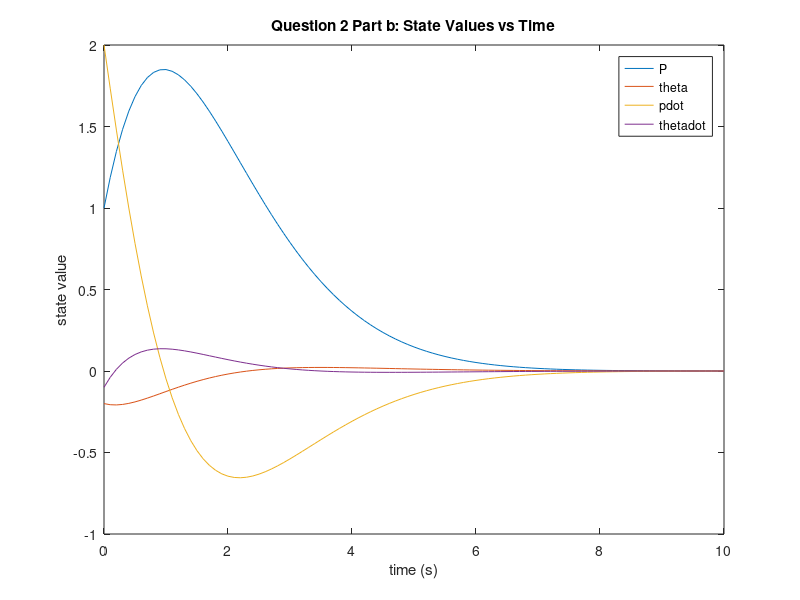
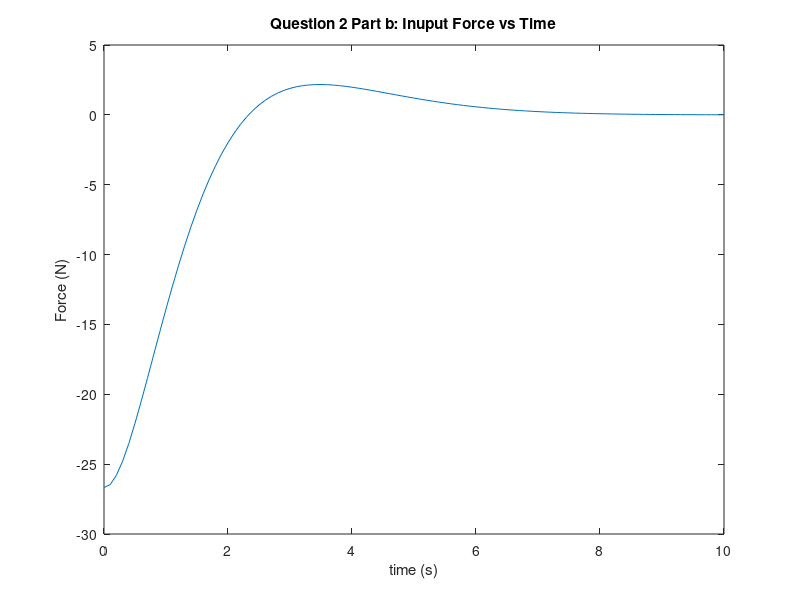

Write the MATLAB code that produced these figures, in order.
clc;
clear all;

clear;

A = [0, 0, 1, 0;
    0, 0, 0, 1;
    0, -1, -0.1, 0.1;
    0, 11, 0.1, -0.11];

B = [0, 0;
    0, 0;
    0.1, 0;
    -0.1, 0];

%%
disp('_________part a___________')
B = B(:,1)

%lets measure cart position P
C = eye(4);

D = 0;
D = [0; 0; 0; 0];

sys = ss(A,B,C,D);

%desired poles
des_poles = [-1, -2, -1+0.5i, -1-0.5i]

%get the K which places the polse of A-BK to be the desired poles
K = place(A,B,des_poles)

%check to see that it worked
eig(A-B*K)

%%

disp('_________part b___________')

% create the feedback system
feedback_sys = ss([A-B*K],B,C,D);

t = 0:0.1:10;

% u(t) = zero since its already built in to feedback_sys
u = zeros(1,length(t));
x0 = [1, -0.2, 2, -0.1]';

% use lsim to generate data for plots
[Y, T, X] = lsim(feedback_sys,u,t,x0);

%back out what F(t) must have been
u_force = -K*X';


figure(1)
plot(T,X)
title('Question 2 Part b: State Values vs Time')
xlabel('time (s)')
ylabel('state value')
legend('P','theta','pdot','thetadot')

figure(2)
plot(T,u_force)
title('Question 2 Part b: Inuput Force vs Time')
xlabel('time (s)')
ylabel('Force (N)')

%%
disp('_________part c___________')

C = [1, 0, 0, 0];
D = 0;

feedback_sys_2 = ss(A-B*K,B,C,D);





